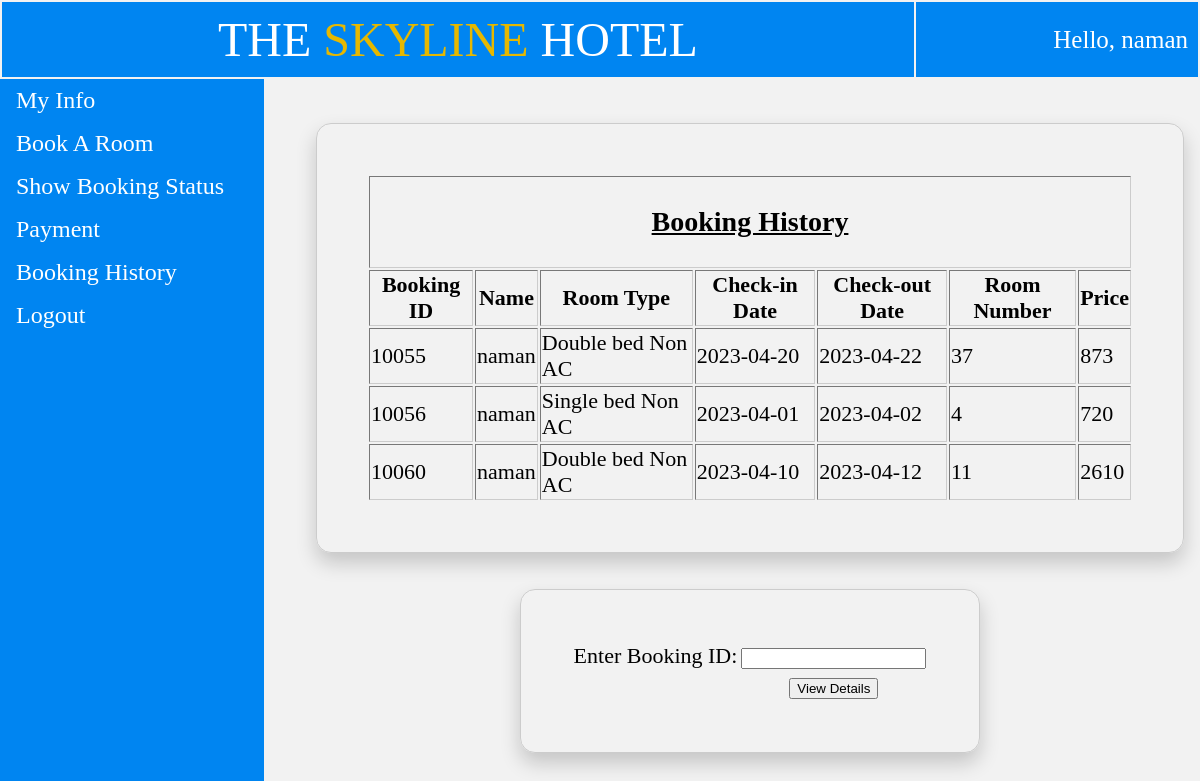
The app's page /user_booking_history.php with its own data.
### tables this page shows
CREATE TABLE `temp_session` (
  `phone` bigint(11) NOT NULL,
  `password` varchar(20) NOT NULL,
  `name` varchar(20) NOT NULL,
  `email` varchar(30) NOT NULL,
  `idproof` varchar(20) NOT NULL,
  `dob` date NOT NULL
);

CREATE TABLE `booked_hist` (
  `phone` bigint(11) NOT NULL,
  `name` varchar(20) NOT NULL,
  `idproof` varchar(20) NOT NULL,
  `room_type` varchar(20) NOT NULL,
  `checkin` date NOT NULL,
  `checkout` date NOT NULL,
  `days` int(11) NOT NULL,
  `swimming` varchar(5) NOT NULL,
  `price` int(11) NOT NULL,
  `book_id` int(11) NOT NULL,
  `Room_no` varchar(255) DEFAULT NULL
);

### user_booking_history.php (the view, shortened to what this page needs)
<!DOCTYPE html>
<html>
<head>
</head>
<body>
	<?php
	$conn = new mysqli("localhost", "root", "", "iwp");
	$sql = "SELECT * from temp_session";
	$result = mysqli_query($conn, $sql);
	$row = mysqli_fetch_row($result); ?>
	<table style="width: 100%;">
		<tr>
			<td id="td1" style="padding: 10px; font-size: 48px;">THE <p style="color: #e6b800; display: inline;">SKYLINE</p> HOTEL</td>
			<td id="td1" style="font-size: 25px; text-align: right;">Hello, <?php echo $row[2]; ?></td>
		</tr>
	</table>
	<ul>
		<li><a href="user_view.php">My Info</a></li>
		<li><a href="bookroom.php">Book A Room</a></li>
		<li><a href="user_room_status.php">Show Booking Status</a></li>
		<li><a href="user_payment.php">Payment</a></li>
		<li><a href="user_booking_history.php">Booking History</a></li>
		<li><a href="index.php">Logout</a></li>
	</ul>
	<div style="margin-left:25%;padding:1px 16px;height:1000px;">
		<table class="basic_box" border="1">
			<tr>
				<td colspan="7">
					<p style="font-size: 28px; text-align: center; text-decoration: underline;"><b>Booking History</b></p>
				</td>
			<tr>
				<th>Booking ID</th>
				<th>Name</th>
				<th>Room Type</th>
				<th>Check-in Date</th>
				<th>Check-out Date</th>
				<th>Room Number</th>
				<th>Price</th>
			</tr>
			<tr>
				<?php
				$phone = $row[0];
				$id = $row[4];
				$sql1 = "SELECT * from booked_hist";
				if ($result = mysqli_query($conn, $sql1)) {
					while ($row = mysqli_fetch_row($result)) {
						if ($row[0] == $phone && $row[2] == $id) {
				?>
							<td><?php echo $row[9]; ?></td>
							<td><?php echo $row[1]; ?></td>
							<td><?php echo $row[3]; ?></td>
							<td><?php echo $row[4]; ?></td>
							<td><?php echo $row[5]; ?></td>
							<td><?php echo $row[10]; ?></td>
							<td><?php echo $row[8];
							} ?></td>
			</tr><?php
					}
				} ?>
		</table><br><br>
		<table class="basic_box">
			<tr>
				<td colspan="1">Enter Booking ID:</td>
				<td colspan="2">
					<form action="user_room_history.php" method="post">
						<input type="number" name="book_id">
				</td>
			</tr>
			<tr>
				<td></td>
				<td style="text-align: center;"><button type="submit">View Details</button></td>
			</tr>
		</table>
	</div>
</body>
</html>

### user_booking_history.php (style rules this page uses)
body { margin: 0; background: #f2f2f2; }
table { font-size: 22px; }
#td1 { background-color: #0085F1; color: white; border: 10px; margin-top: -10px; padding: 10px; text-align: center; }
.basic_box { border: 1px solid #ccc; border-radius: 15px; margin: auto; padding: 50px; box-shadow: 0 10px 20px rgba(0, 0, 0, 0.19); }
ul { list-style-type: none; margin: 0; padding: 0; width: 22%; font-size: 24px; background-color: #0085F1; text-decoration: none; position: fixed; height: 100%; overflow: auto; }
li { color: white; }
li a { display: block; color: white; padding: 8px 16px; text-decoration: none; }

### records on screen
temp_session: name "naman"
booked_hist: book_id "10055", name "naman", room_type "Double bed Non AC", checkin "2023-04-20", checkout "2023-04-22", Room_no "37", price "873"
booked_hist: book_id "10056", name "naman", room_type "Single bed Non AC", checkin "2023-04-01", checkout "2023-04-02", Room_no "4", price "720"
booked_hist: book_id "10060", name "naman", room_type "Double bed Non AC", checkin "2023-04-10", checkout "2023-04-12", Room_no "11", price "2610"
